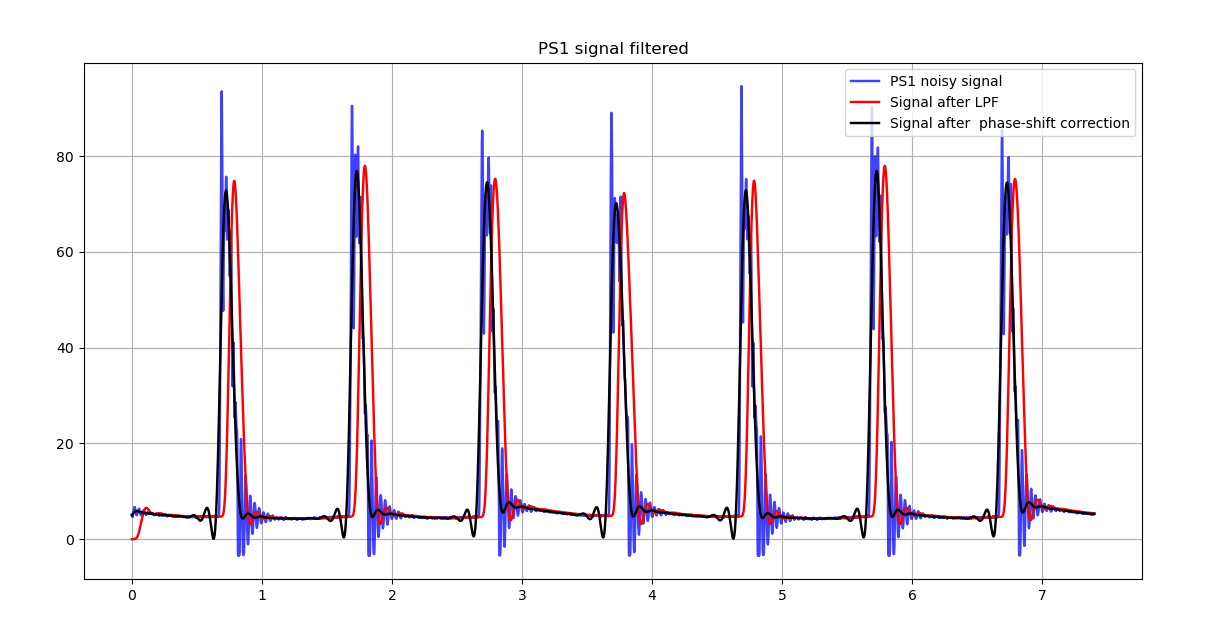

Write Python code to recreate this figure.
import pandas as pd
#import matplotlib.pyplot as plt
import numpy as np
from scipy.signal import butter, lfilter, freqz,filtfilt
from functions import plot_exp,exp_analisys,PTT,plot_single,extract_signal_freq,fftPlot,butter_lowpass,butter_lowpass_filter
from scipy.signal import find_peaks
from matplotlib.pyplot import plot, legend, show, grid, figure, savefig, title

df_18_1 = pd.read_csv (r"C:\Users\ezxiaav\Documents\pressure_measurements\Data_experiments\Phantom_measurements_9_03_22\backup_10.csv")

plot_single(df_18_1[0:5000])

F= extract_signal_freq(df_18_1['Voltage_1'])

print(F)

fftPlot(df_18_1['Voltage_1'], dt=1/1000, plot=True)

# Filter requirements.
order = 6
fs = 1000       # sample rate, Hz
cutoff = 10  # desired cutoff frequency of the filter, Hz

# Get the filter coefficients so we can check its frequency response.
b, a = butter_lowpass(cutoff, fs, order)

""" # Plot the frequency response.
w, h = freqz(b, a, worN=8000)
plt.subplot(2, 1, 1)
plt.plot(0.5*fs*w/np.pi, np.abs(h), 'b')
plt.plot(cutoff, 0.5*np.sqrt(2), 'ko')
plt.axvline(cutoff, color='k')
plt.xlim(0, 0.5*fs)
plt.title("Lowpass Filter Frequency Response")
plt.xlabel('Frequency [Hz]')
plt.grid() """

# Filter of PPG signal
# First make some data to be filtered.
data=df_18_1['Voltage_1']
l=len(df_18_1['Voltage_1'])
t= np.arange(0, l/fs, 1/fs)
# "Noisy" data.  We want to recover the 1.2 Hz signal from this.

# Filter the data, and plot both the original and filtered signals.
y = butter_lowpass_filter(data, cutoff, fs, order)

""" plt.subplot(2, 1, 2)
plt.plot(t, data, 'b-', label='data')
plt.plot(t, y, 'g-', linewidth=2, label='filtered data')
plt.xlabel('Time [sec]')
plt.grid()
plt.legend()

plt.subplots_adjust(hspace=0.35)
plt.show() """

y1 = filtfilt(b, a, data)


# Make the plot.
figure(figsize=(10,5))
plot(t, data, 'b', linewidth=1.75, alpha=0.75)
plot(t, y, 'r', linewidth=1.75)
plot(t, y1, 'k', linewidth=1.75)
legend(('PS1 noisy signal',
        'Signal after LPF',
        'Signal after  phase-shift correction'),
        loc='best')
title("PS1 signal filtered")
grid(True)
show()
